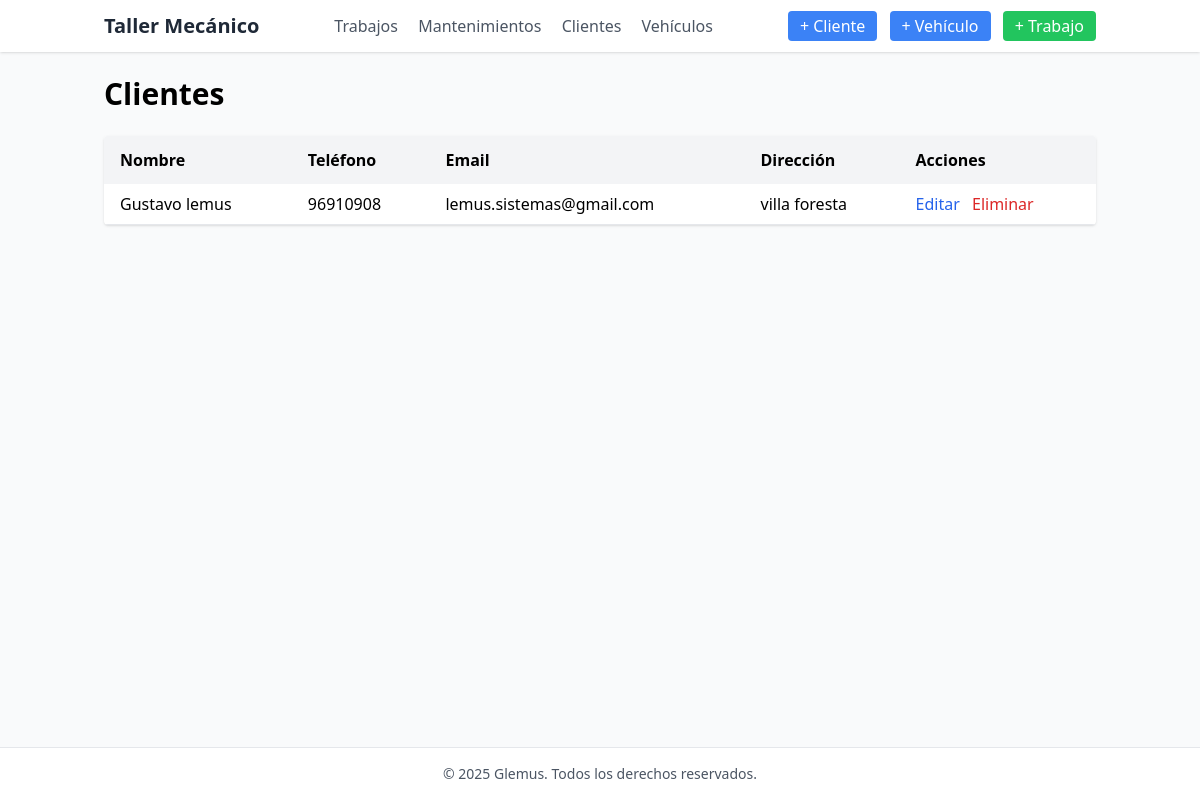
Page /clientes/ on the earlier database version.
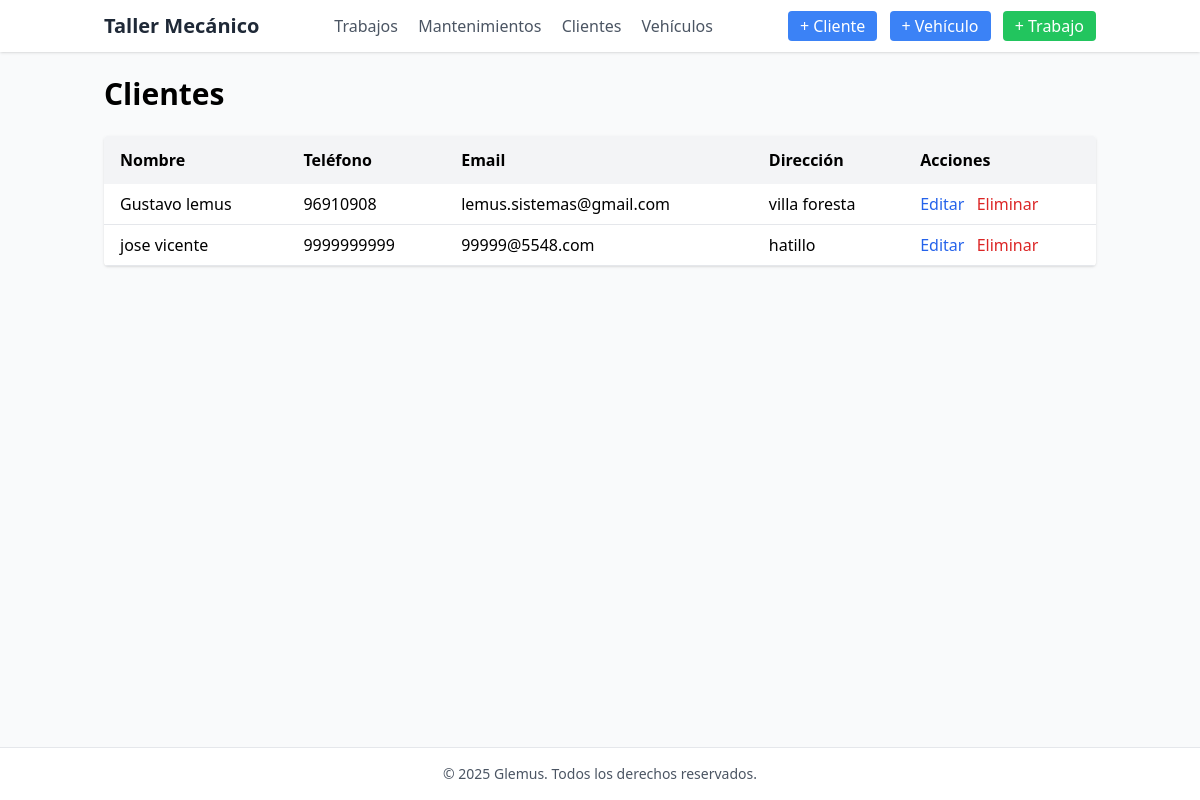
Same page on the later database version.
### core/models.py (models this page shows, shortened)
class Cliente(models.Model):
    nombre = models.CharField(max_length=100)
    telefono = models.CharField(max_length=20)
    email = models.EmailField()
    direccion = models.CharField(max_length=200)

### core/views.py (the view)
# urls.py: path('clientes/', views.ClienteList.as_view(), name='cliente_list'),
class ClienteList(ListView):
    model = Cliente
    template_name = 'core/cliente_list.html'
    context_object_name = 'clientes'
    ordering = ['nombre']
    paginate_by = 10

### core/context_processors.py (called while the page is built)
def current_year(request):
    return {
        'year': datetime.now().year
    }

### core/templates/core/cliente_list.html (shortened to what this page needs)
{% extends "core/base.html" %}
{% block content %}
  <h1 class="text-3xl font-semibold mb-6">Clientes</h1>
  <div class="overflow-x-auto bg-white shadow rounded">
    <table class="min-w-full">
      <thead class="bg-gray-100 text-left">
        <tr>
          <th class="px-4 py-3">Nombre</th>
          <th class="px-4 py-3">Teléfono</th>
          <th class="px-4 py-3">Email</th>
          <th class="px-4 py-3">Dirección</th>
          <th class="px-4 py-3">Acciones</th>
        </tr>
      </thead>
      <tbody>
        {% for c in clientes %}
        <tr class="border-b hover:bg-gray-50">
          <td class="px-4 py-2">{{ c.nombre }}</td>
          <td class="px-4 py-2">{{ c.telefono }}</td>
          <td class="px-4 py-2">{{ c.email }}</td>
          <td class="px-4 py-2">{{ c.direccion }}</td>
          <td class="px-4 py-2 space-x-2">
            <a href="{% url 'cliente_edit' c.pk %}" class="text-blue-600 hover:underline">Editar</a>
            <a href="{% url 'cliente_delete' c.pk %}" class="text-red-600 hover:underline">Eliminar</a>
          </td>
        </tr>
        {% empty %}
        <tr>
          <td colspan="5" class="px-4 py-6 text-center text-gray-500">No hay clientes.</td>
        </tr>
        {% endfor %}
      </tbody>
    </table>
  </div>
{% endblock %}

Differences in the rows shown:
added Cliente: nombre "jose vicente", telefono "9999999999", email "99999@5548.com", direccion "hatillo"
